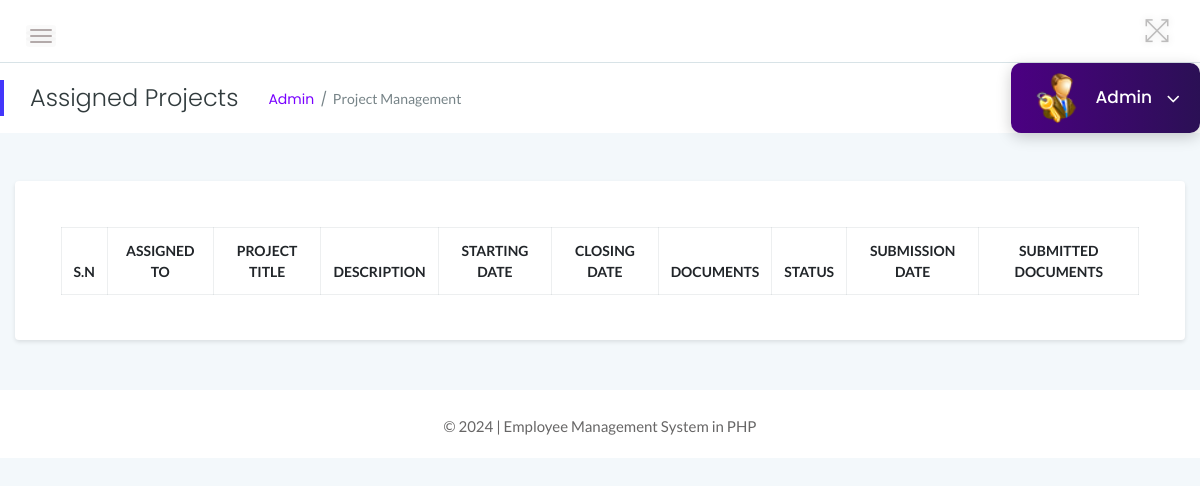
The app's page /admin/project.php (signed in), older data.
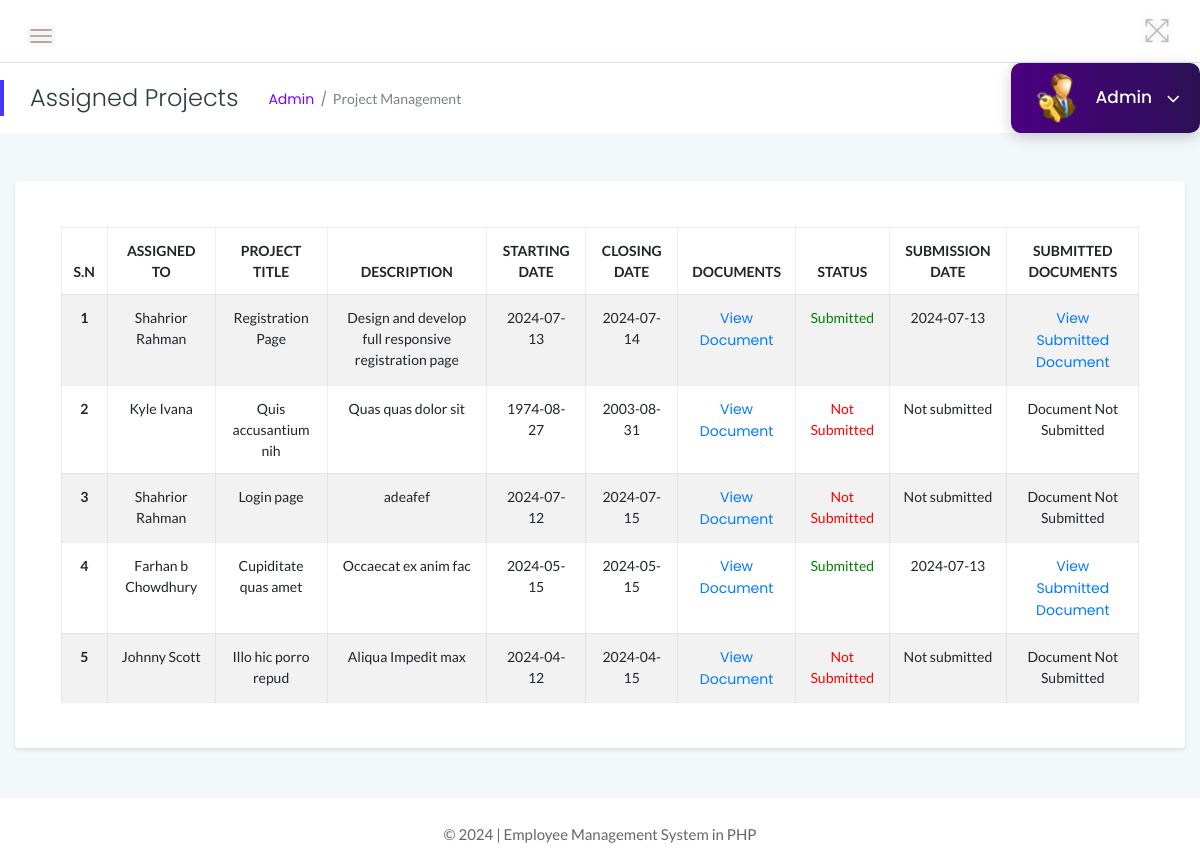
The same page, newer data.
### tables this page shows
CREATE TABLE `project` (
  `id` int(11) NOT NULL,
  `title` varchar(255) NOT NULL,
  `description` text NOT NULL,
  `starting_date` date NOT NULL,
  `closing_date` date NOT NULL,
  `submission_date` date DEFAULT NULL,
  `documents` varchar(255) NOT NULL,
  `submitted_documents` varchar(255) DEFAULT NULL,
  `empId` int(11) NOT NULL,
  `status` int(11) NOT NULL,
  `admin_remarks` varchar(255) DEFAULT NULL,
  `admin_feedback` varchar(255) DEFAULT NULL
);

CREATE TABLE `employees` (
  `id` int(11) NOT NULL,
  `EmpId` varchar(100) NOT NULL,
  `FirstName` varchar(150) NOT NULL,
  `LastName` varchar(150) NOT NULL,
  `Email` varchar(200) NOT NULL,
  `Password` varchar(180) NOT NULL,
  `Gender` varchar(100) NOT NULL,
  `Dob` varchar(100) NOT NULL,
  `Department` varchar(255) NOT NULL,
  `Address` varchar(255) NOT NULL,
  `City` varchar(200) NOT NULL,
  `Phone` char(11) NOT NULL,
  `Status` int(1) NOT NULL,
  `RegDate` timestamp NOT NULL DEFAULT current_timestamp()
);

### admin/project.php (the view, shortened to what the changed rows need)
<?php
include('../includes/db_connection.php');
?>
<!DOCTYPE html>
<html lang="en">
<head>
    <link rel="stylesheet" href="../assets/css/bootstrap.min.css">
    <link rel="stylesheet" href="../assets/css/font-awesome.min.css">
    <link rel="stylesheet" href="../assets/css/themify-icons.css">
    <link rel="stylesheet" href="../assets/css/metisMenu.css">
    <link rel="stylesheet" href="../assets/css/owl.carousel.min.css">
    <link rel="stylesheet" href="../assets/css/slicknav.min.css">
    <link rel="stylesheet" href="https://www.amcharts.com/lib/3/plugins/export/export.css" type="text/css" media="all" />
    <link rel="stylesheet" type="text/css" href="https://cdn.datatables.net/1.10.19/css/jquery.dataTables.css">
    <link rel="stylesheet" type="text/css" href="https://cdn.datatables.net/1.10.18/css/dataTables.bootstrap4.min.css">
    <link rel="stylesheet" type="text/css" href="https://cdn.datatables.net/responsive/2.2.3/css/responsive.bootstrap.min.css">
    <link rel="stylesheet" href="../assets/css/typography.css">
    <link rel="stylesheet" href="../assets/css/default-css.css">
    <link rel="stylesheet" href="../assets/css/styles.css">
    <link rel="stylesheet" href="../assets/css/responsive.css">
</head>
<body>
    <div class="page-container">
        <div class="main-content">
            <div class="main-content-inner">
                <div class="row">
                    <div class="col-12 mt-5">
                        <div class="card">
                            <div class="card-body">
                                <div class="single-table">
                                    <div class="table-responsive">
                                        <table class="table table-hover table-striped table-bordered progress-table text-center">
                                            <thead class="text-uppercase">
                                                <tr>
                                                    <th>S.N</th>
                                                    <th>Assigned To</th>
                                                    <th>Project Title</th>
                                                    <th>Description</th>
                                                    <th>Starting Date</th>
                                                    <th>Closing Date</th>
                                                    <th>Documents</th>
                                                    <th>Status</th>
                                                    <th>Submission Date</th>
                                                    <th>Submitted Documents</th>
                                                </tr>
                                            </thead>
                                            <tbody>
                                                <?php
                                                $sql = "SELECT project.id, project.title, project.description, project.starting_date, project.closing_date, project.documents,
                                                        project.status, project.submission_date, project.submitted_documents, employees.FirstName, employees.LastName
                                                        FROM project
                                                        JOIN employees ON project.empId = employees.id
                                                        ORDER BY project.id DESC";
                                                $query = $dbh->prepare($sql);
                                                $query->execute();
                                                $results = $query->fetchAll(PDO::FETCH_OBJ);
                                                $cnt = 1;
                                                if ($query->rowCount() > 0) {
                                                    foreach ($results as $result) {
                                                ?>
                                                        <tr>
                                                            <td><b><?php echo htmlentities($cnt); ?></b></td>
                                                            <td><?php echo htmlentities($result->FirstName . " " . $result->LastName); ?></td>
                                                            <td><?php echo htmlentities($result->title); ?></td>
                                                            <td><?php echo htmlentities($result->description); ?></td>
                                                            <td><?php echo htmlentities($result->starting_date); ?></td>
                                                            <td><?php echo htmlentities($result->closing_date); ?></td>
                                                            <td>
    <?php
    if ($result->documents !== null) {
        $document_path = '/EMS-PHP/' . $result->documents;
        echo '<a href="' . $document_path . '" target="_blank">View Document</a>';
    } else {
        echo 'Document Not Available';
    }
    ?>
</td>
                                                            <td class="<?php echo ($result->status == 0) ? 'status-not-submitted' : 'status-submitted'; ?>">
                                                                <?php echo ($result->status == 0) ? 'Not Submitted' : 'Submitted'; ?>
                                                            </td>
                                                            <td>
                                                                <?php echo $result->submission_date !== null ? htmlentities($result->submission_date) : 'Not submitted'; ?>
                                                            </td>
                                                            <td>
                                                                <?php
                                                                if ($result->status == 1 && $result->submitted_documents !== null) {
                                                                    $submitted_document_path = '../' . $result->submitted_documents;
                                                                    echo '<a href="' . $submitted_document_path . '" target="_blank">View Submitted Document</a>';
                                                                } else {
                                                                    echo 'Document Not Submitted';
                                                                }
                                                                ?>
                                                            </td>
                                                        </tr>
                                                <?php
                                                        $cnt++;
                                                    }
                                                }
                                                ?>
                                            </tbody>
                                        </table>
                                    </div>
                                </div>
                            </div>
                        </div>
                    </div>
                </div>
            </div>
        </div>
    </div>
</body>
</html>

Row changes from the older to the newer data that the page shows:
added project: employees.FirstName+LastName "Shahrior Rahman", title "Registration Page", description "Design and develop full responsive registration page", starting_date "2024-07-13", closing_date "2024-07-14", status "Submitted", submission_date "2024-07-13"
added project: employees.FirstName+LastName "Kyle Ivana", title "Quis accusantium nih", description "Quas quas dolor sit", starting_date "1974-08-27", closing_date "2003-08-31", status "Not Submitted", shows "Not submitted"
added project: employees.FirstName+LastName "Shahrior Rahman", title "Login page", description "adeafef", starting_date "2024-07-12", closing_date "2024-07-15", status "Not Submitted", shows "Not submitted"
added project: employees.FirstName+LastName "Farhan b Chowdhury", title "Cupiditate quas amet", description "Occaecat ex anim fac", starting_date "2024-05-15", closing_date "2024-05-15", status "Submitted", submission_date "2024-07-13"
added project: employees.FirstName+LastName "Johnny Scott", title "Illo hic porro repud", description "Aliqua Impedit max", starting_date "2024-04-12", closing_date "2024-04-15", status "Not Submitted", shows "Not submitted"
